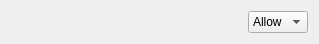
<?xml version="1.0" encoding="UTF-8"?>
<ui version="4.0">
 <class>HTML5PermissionsItem</class>
 <widget class="QWidget" name="HTML5PermissionsItem">
  <property name="geometry">
   <rect>
    <x>0</x>
    <y>0</y>
    <width>319</width>
    <height>38</height>
   </rect>
  </property>
  <layout class="QHBoxLayout" name="horizontalLayout">
   <item>
    <widget class="QLabel" name="label">
     <property name="text">
      <string/>
     </property>
    </widget>
   </item>
   <item>
    <spacer name="horizontalSpacer">
     <property name="orientation">
      <enum>Qt::Horizontal</enum>
     </property>
     <property name="sizeHint" stdset="0">
      <size>
       <width>40</width>
       <height>20</height>
      </size>
     </property>
    </spacer>
   </item>
   <item>
    <widget class="QComboBox" name="comboBox">
     <item>
      <property name="text">
       <string>Allow</string>
      </property>
     </item>
     <item>
      <property name="text">
       <string>Deny</string>
      </property>
     </item>
     <item>
      <property name="text">
       <string>Ask</string>
      </property>
     </item>
    </widget>
   </item>
  </layout>
 </widget>
 <resources/>
 <connections/>
</ui>
